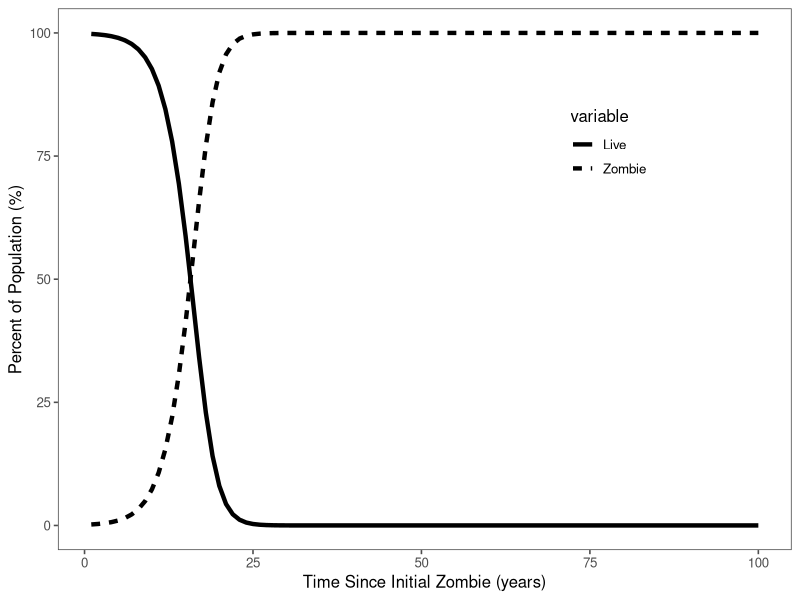

This chart was generated by the following R code:
##Simple SIR model of disease transmission##
##this example is a 'zombie apacolypse' for an undergrad example##

sir <- function(So, Io, Ro,
                beta, r, time){
  S <- numeric(time)
  I <- numeric(time)
  R <- numeric(time)
  S[1] <- So
  I[1] <- Io
  R[1] <- Ro
  for(t in 2:time){
    dSdt <- -beta*S[t-1]*I[t-1]
    dIdt <- beta*S[t-1]*I[t-1] - r*I[t-1]
    dRdt <- r*I[t-1]
    
    S[t] <- S[t-1] + dSdt
    I[t] <- I[t-1] + dIdt
    R[t] <- R[t-1] + dRdt
  }
  outs <- cbind(S,I,R)
  return(outs)
}


So <- 499
Io <- 1
Ro <- 0
transmission <- 0.001
infectiousness <- 1 #zombies have total infectiousness, if S contacts I p=100%
beta <- transmission*infectiousness
r <- 0 #no recovery from zombie state

time <- 100

model <- sir(So, Io, Ro,
             beta, r, time)

mod.df <- as.data.frame(model)
mod.df$Time <- seq(1,time,1)
colnames(mod.df) <- c("Live", "Zombie", "R", "Time")
mod.df <- subset(mod.df, select=-c(R))
require(reshape2)
df.m <- melt (mod.df, id.vars="Time")

require(ggplot2)
require(ggthemes)

ggplot(data=df.m, aes(x=Time, y=(value/500*100), linetype=variable)) +
  geom_line(size=1.5) +
  xlab("Time Since Initial Zombie (years)") +
  ylab("Percent of Population (%)") +
  theme_few() +
  theme(legend.position = c(0.75,0.75))







